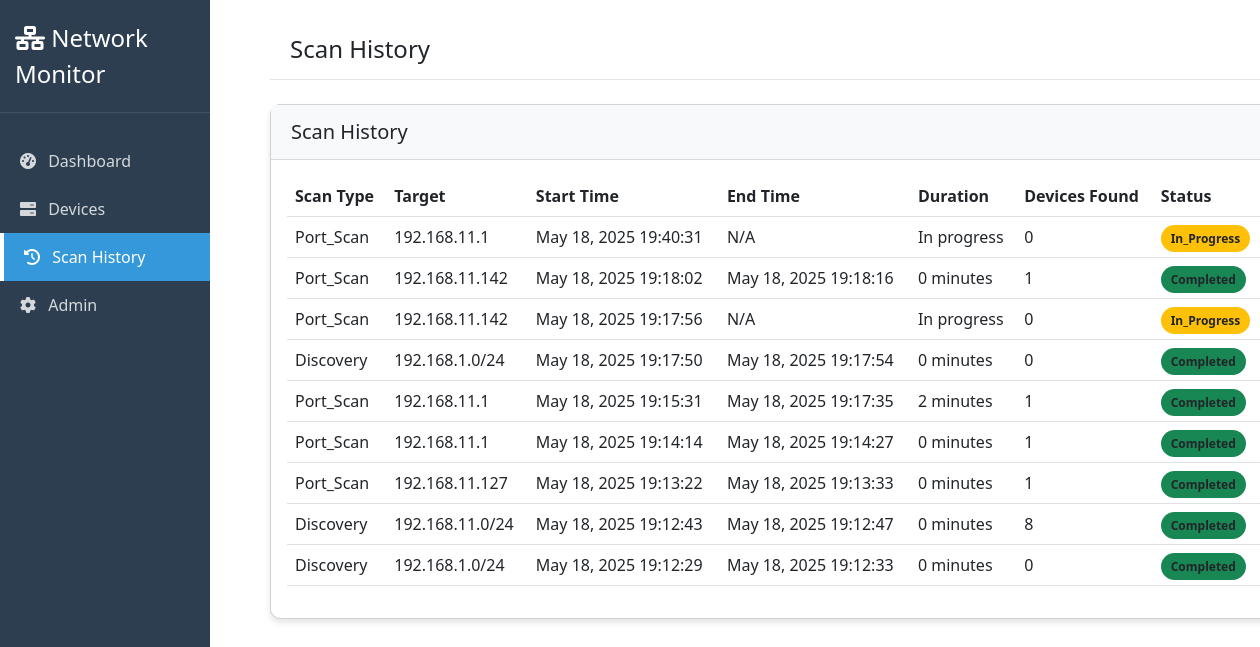
The page /scan-history/ on the database as committed earlier.
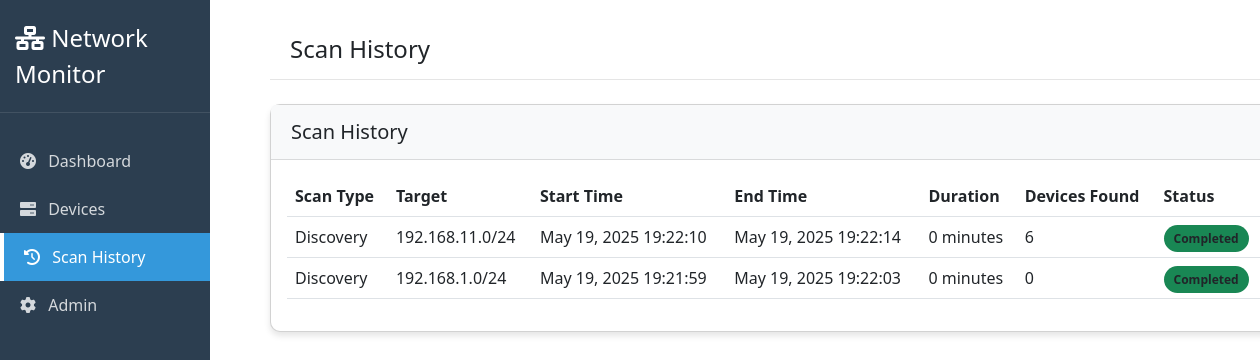
The same page on the database as committed later.
### device_monitor/models.py (models this page shows, shortened)
class ScanHistory(models.Model):
    start_time = models.DateTimeField(default=timezone.now)
    end_time = models.DateTimeField(null=True, blank=True)
    scan_type = models.CharField(max_length=50, choices=[
        ('discovery', 'Network Discovery'),
        ('port_scan', 'Port Scan'),
        ('service_scan', 'Service Detection')
    ])
    target_range = models.CharField(max_length=255)
    devices_found = models.IntegerField(default=0)
    status = models.CharField(max_length=50, default='in_progress')
    class Meta:
        ordering = ['-start_time']

### device_monitor/views.py (the view)
# urls.py: path('scan-history/', views.scan_history, name='scan_history'),
def scan_history(request):
    context = {
        'scans': ScanHistory.objects.all()
    }
    return render(request, 'device_monitor/scan_history.html', context)

### templates/device_monitor/scan_history.html (shortened to what this page needs)
{% extends 'base.html' %}
{% block page_title %}Scan History{% endblock %}
{% block content %}
<div class="card">
  <div class="card-header">
    <h5 class="mb-0">Scan History</h5>
  </div>
  <div class="card-body">
    <div class="table-responsive">
      <table class="table table-hover">
        <thead>
          <tr>
            <th>Scan Type</th>
            <th>Target</th>
            <th>Start Time</th>
            <th>End Time</th>
            <th>Duration</th>
            <th>Devices Found</th>
            <th>Status</th>
          </tr>
        </thead>
        <tbody>
          {% for scan in scans %}
          <tr>
            <td>{{ scan.scan_type|title }}</td>
            <td>{{ scan.target_range }}</td>
            <td>{{ scan.start_time|date:"M d, Y H:i:s" }}</td>
            <td>
              {% if scan.end_time %}
                {{ scan.end_time|date:"M d, Y H:i:s" }}
              {% else %}
                N/A
              {% endif %}
            </td>
            <td>
              {% if scan.end_time %}
                {{ scan.end_time|timeuntil:scan.start_time }}
              {% else %}
                In progress
              {% endif %}
            </td>
            <td>{{ scan.devices_found }}</td>
            <td>
              <span
                class="status-badge {% if scan.status == 'completed' %}bg-success{% elif scan.status == 'failed' %}bg-danger{% else %}bg-warning{% endif %}"
              >
                {{ scan.status|title }}
              </span>
            </td>
          </tr>
          {% empty %}
          <tr>
            <td colspan="7" class="text-center">No scan history available.</td>
          </tr>
          {% endfor %}
        </tbody>
      </table>
    </div>
  </div>
</div>
{% endblock %}

### templates/base.html (shortened to what this page needs)
<!DOCTYPE html>
<html lang="en">
  <head>
    <link
      href="https://cdn.jsdelivr.net/npm/bootstrap@5.3.0/dist/css/bootstrap.min.css"
      rel="stylesheet"
    />
    <link
      rel="stylesheet"
      href="https://cdnjs.cloudflare.com/ajax/libs/font-awesome/6.0.0/css/all.min.css"
    />
  </head>
  <body>
    <div class="container-fluid">
      <div class="row">
        <div class="col-md-2 sidebar">
          <div class="logo">
            <i class="fas fa-network-wired"></i> Network Monitor
          </div>
          <ul class="nav flex-column mt-4">
            <li class="nav-item">
              <a
                class="nav-link {% if request.path == '/' %}active{% endif %}"
                href="{% url 'dashboard' %}"
              >
                <i class="fas fa-tachometer-alt me-2"></i> Dashboard
              </a>
            </li>
            <li class="nav-item">
              <a
                class="nav-link {% if '/devices/' in request.path %}active{% endif %}"
                href="{% url 'device_list' %}"
              >
                <i class="fas fa-server me-2"></i> Devices
              </a>
            </li>
            <li class="nav-item">
              <a
                class="nav-link {% if '/scan-history/' in request.path %}active{% endif %}"
                href="{% url 'scan_history' %}"
              >
                <i class="fas fa-history me-2"></i> Scan History
              </a>
            </li>
            <li class="nav-item">
              <a class="nav-link" href="/admin/" target="_blank">
                <i class="fas fa-cog me-2"></i> Admin
              </a>
            </li>
          </ul>
        </div>
        <div class="col-md-10 offset-md-2 main-content">
          <div class="top-bar mb-4">
            <h4 class="mb-0">{% block page_title %}Dashboard{% endblock %}</h4>
          </div>
          {% block content %}{% endblock %}
        </div>
      </div>
    </div>
  </body>
</html>

### templates/base.html (style rules this page uses)
:root { --primary-color: #3498db; --secondary-color: #2c3e50; --success-color: #2ecc71; --warning-color: #f39c12; --danger-color: #e74c3c; --light-bg: #f8f9fa; --dark-bg: #343a40; }
.sidebar { height: 100vh; position: fixed; top: 0; left: 0; padding: 0; background-color: var(--secondary-color); color: white; }
.sidebar .logo { padding: 20px 15px; font-size: 24px; border-bottom: 1px solid rgba(255, 255, 255, 0.1); }
.sidebar .nav-link { color: rgba(255, 255, 255, 0.8); padding: 12px 20px; }
.sidebar .nav-link.active { color: white; background-color: var(--primary-color); border-left: 4px solid #ffffff; }
.main-content { margin-left: 250px; padding: 20px; }
.card { border-radius: 10px; box-shadow: 0 4px 6px rgba(0, 0, 0, 0.1); margin-bottom: 20px; }
.card-header { background-color: var(--light-bg); border-bottom: 1px solid rgba(0, 0, 0, 0.125); padding: 15px 20px; }
.status-badge { padding: 5px 10px; border-radius: 50px; font-size: 12px; font-weight: bold; }
.top-bar { background-color: white; height: 60px; border-bottom: 1px solid rgba(0, 0, 0, 0.1); display: flex; align-items: center; padding: 0 20px; }

Rows that differ between the two databases and show on the page:
removed ScanHistory: scan_type "Port_Scan", target_range "192.168.11.1", start_time "May 18, 2025 19:40:31", shows "N/A", shows "In progress", devices_found "0", status "In_Progress"
removed ScanHistory: scan_type "Port_Scan", target_range "192.168.11.142", start_time "May 18, 2025 19:18:02", end_time "May 18, 2025 19:18:16", end_time "0 minutes", devices_found "1", status "Completed"
removed ScanHistory: scan_type "Port_Scan", target_range "192.168.11.142", start_time "May 18, 2025 19:17:56", shows "N/A", shows "In progress", devices_found "0", status "In_Progress"
removed ScanHistory: scan_type "Discovery", target_range "192.168.1.0/24", start_time "May 18, 2025 19:17:50", end_time "May 18, 2025 19:17:54", end_time "0 minutes", devices_found "0", status "Completed"
removed ScanHistory: scan_type "Port_Scan", target_range "192.168.11.1", start_time "May 18, 2025 19:15:31", end_time "May 18, 2025 19:17:35", end_time "2 minutes", devices_found "1", status "Completed"
removed ScanHistory: scan_type "Port_Scan", target_range "192.168.11.1", start_time "May 18, 2025 19:14:14", end_time "May 18, 2025 19:14:27", end_time "0 minutes", devices_found "1", status "Completed"
removed ScanHistory: scan_type "Port_Scan", target_range "192.168.11.127", start_time "May 18, 2025 19:13:22", end_time "May 18, 2025 19:13:33", end_time "0 minutes", devices_found "1", status "Completed"
changed ScanHistory: start_time "May 18, 2025 19:12:43" → "May 19, 2025 19:22:10"; end_time "May 18, 2025 19:12:47" → "May 19, 2025 19:22:14"; devices_found "8" → "6"
changed ScanHistory: start_time "May 18, 2025 19:12:29" → "May 19, 2025 19:21:59"; end_time "May 18, 2025 19:12:33" → "May 19, 2025 19:22:03"
